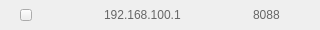
<?xml version="1.0" encoding="UTF-8"?>
<ui version="4.0">
 <class>selectedItemWidget</class>
 <widget class="QWidget" name="selectedItemWidget">
  <property name="geometry">
   <rect>
    <x>0</x>
    <y>0</y>
    <width>320</width>
    <height>30</height>
   </rect>
  </property>
  <property name="windowTitle">
   <string>Form</string>
  </property>
  <property name="styleSheet">
   <string notr="true">
QLabel{
font-family:&quot;微软雅黑&quot;;
font-size:12px;
color:#666666;
border:none;
}
#pushButton{
border-image:url(:/image/image/radio_off.png);
}
#pushButton:checked{
border-image:url(:/image/image/radio_on.png);
}</string>
  </property>
  <layout class="QHBoxLayout" name="horizontalLayout">
   <property name="spacing">
    <number>20</number>
   </property>
   <property name="leftMargin">
    <number>20</number>
   </property>
   <property name="topMargin">
    <number>0</number>
   </property>
   <property name="rightMargin">
    <number>40</number>
   </property>
   <property name="bottomMargin">
    <number>0</number>
   </property>
   <item>
    <widget class="QPushButton" name="pushButton">
     <property name="minimumSize">
      <size>
       <width>12</width>
       <height>12</height>
      </size>
     </property>
     <property name="maximumSize">
      <size>
       <width>12</width>
       <height>12</height>
      </size>
     </property>
     <property name="text">
      <string/>
     </property>
     <property name="checkable">
      <bool>true</bool>
     </property>
    </widget>
   </item>
   <item>
    <spacer name="horizontalSpacer">
     <property name="orientation">
      <enum>Qt::Horizontal</enum>
     </property>
     <property name="sizeHint" stdset="0">
      <size>
       <width>40</width>
       <height>20</height>
      </size>
     </property>
    </spacer>
   </item>
   <item alignment="Qt::AlignHCenter">
    <widget class="QLabel" name="ipLabel">
     <property name="minimumSize">
      <size>
       <width>0</width>
       <height>0</height>
      </size>
     </property>
     <property name="text">
      <string>192.168.100.1</string>
     </property>
    </widget>
   </item>
   <item>
    <spacer name="horizontalSpacer_2">
     <property name="orientation">
      <enum>Qt::Horizontal</enum>
     </property>
     <property name="sizeHint" stdset="0">
      <size>
       <width>40</width>
       <height>20</height>
      </size>
     </property>
    </spacer>
   </item>
   <item alignment="Qt::AlignHCenter">
    <widget class="QLabel" name="portLabel">
     <property name="text">
      <string>8088</string>
     </property>
    </widget>
   </item>
  </layout>
 </widget>
 <resources/>
 <connections/>
</ui>
